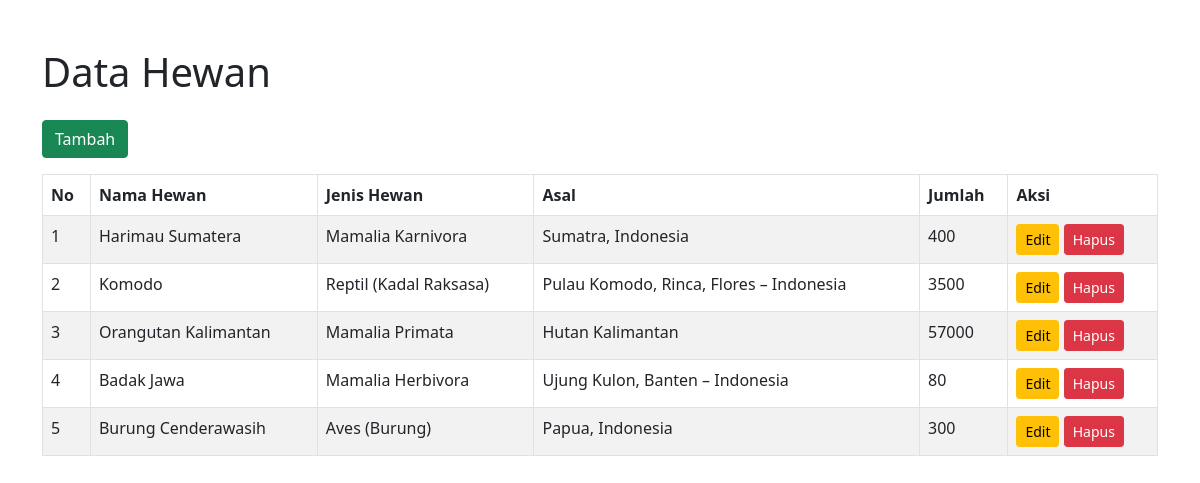
The page / on the database its author committed.
### tables this page shows
CREATE TABLE `hewan` (
  `id_hewan` int(11) NOT NULL,
  `nama_hewan` varchar(25) NOT NULL,
  `jenis_hewan` varchar(25) NOT NULL,
  `asal` text NOT NULL,
  `jumlah` int(25) NOT NULL
);

### index.php (the view, shortened to what this page needs)
<!doctype html>
<html lang="en">
  <head>
        <link href="https://cdn.jsdelivr.net/npm/bootstrap@5.0.2/dist/css/bootstrap.min.css" rel="stylesheet">
  </head>
  <body class="container mt-5">
    <h1 class="mb-4">Data Hewan</h1>
    <a href="tambah.php" class="btn btn-success mb-3">Tambah</a>
        <table class="table table-bordered table-striped">
      <thead>
        <tr>
          <th>No</th>
          <th>Nama Hewan</th>
          <th>Jenis Hewan</th>
          <th>Asal</th>
          <th>Jumlah</th>
          <th>Aksi</th>
        </tr>
      </thead>
      <tbody>
        <?php
          include "koneksi.php";
          $sqlt = mysqli_query($koneksi, "SELECT * FROM hewan");
          $no = 1;
          while($dat = mysqli_fetch_array($sqlt)) {
        ?>
        <tr>
          <td><?= $no++ ?></td>
          <td><?= $dat['nama_hewan']; ?></td>
          <td><?= $dat['jenis_hewan']; ?></td>
          <td><?= $dat['asal']; ?></td>
          <td><?= $dat['jumlah']; ?></td>
          <td>
               <a href="edit.php?id=<?= $dat['id_hewan'] ?>" class="btn btn-warning btn-sm">
   <i class="fas fa-edit"></i> Edit
</a>
            <a href="hapus.php?id=<?= $dat['id_hewan']; ?>" class="btn btn-danger btn-sm" onclick="return confirm('Yakin ingin menghapus data ini?')">
              <i class="fas fa-trash-alt"></i> Hapus
            </a>
          </td>
        </tr>
        <?php } ?>
      </tbody>
    </table>
  </body>
</html>

### rows shown on the page
hewan: nama_hewan "Harimau Sumatera", jenis_hewan "Mamalia Karnivora", asal "Sumatra, Indonesia", jumlah "400"
hewan: nama_hewan "Komodo", jenis_hewan "Reptil (Kadal Raksasa)", asal "Pulau Komodo, Rinca, Flores – Indonesia", jumlah "3500"
hewan: nama_hewan "Orangutan Kalimantan", jenis_hewan "Mamalia Primata", asal "Hutan Kalimantan", jumlah "57000"
hewan: nama_hewan "Badak Jawa", jenis_hewan "Mamalia Herbivora", asal "Ujung Kulon, Banten – Indonesia", jumlah "80"
hewan: nama_hewan "Burung Cenderawasih", jenis_hewan "Aves (Burung)", asal "Papua, Indonesia", jumlah "300"
